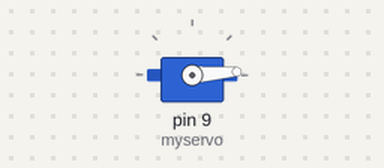
Bench run of a sketch on a simulated Arduino Uno, built with avr-gcc and run on an emulated ATmega328P. Shown: servo.

Above: at 0.05 s.
At 0.7 s:
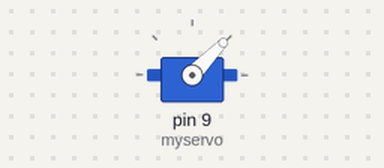
At 1.35 s:
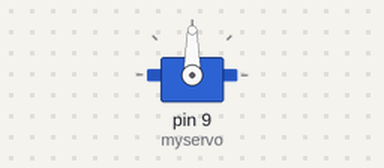
At 2.7 s:
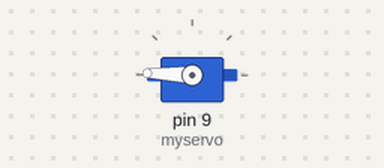
Timing chart, 0 to 6.2 s (numbered marks = the images above):
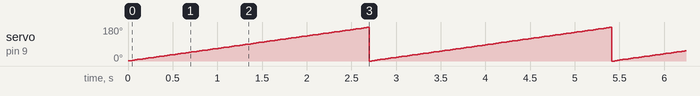

Measured:
- by itself, servo on pin 9 (myservo): ramps from 0° to 178° and jumps back, once every 2.7 s

The sketch:

Servo2.ino
```cpp
#include <Servo.h>

Servo myservo;
int pos = 0;

void setup() {

  myservo.attach(9);
}

void loop() {

  pos = (pos + 1) % 180;
  myservo.write(pos);

  delay (15);
}
```
